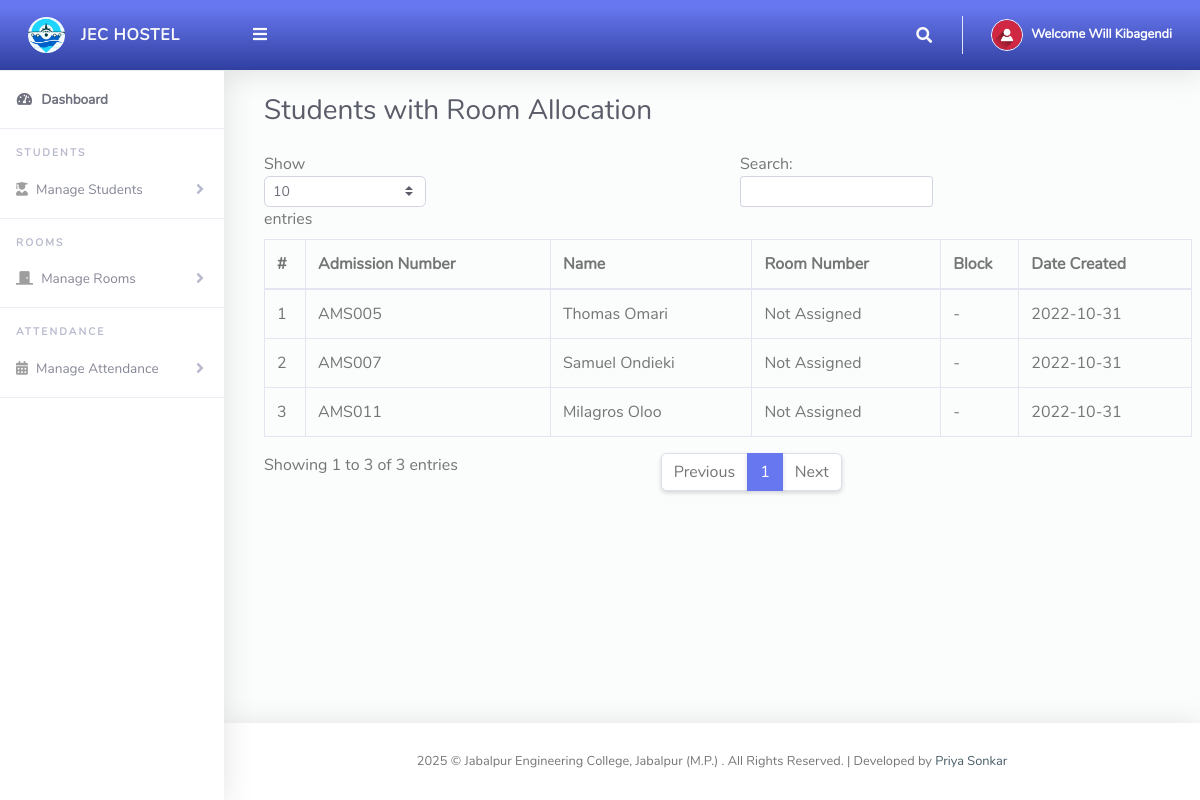
/ClassTeacher/studentsWithRooms.php (signed in), run on the app's committed database.
### tables this page shows
CREATE TABLE `tblclassteacher` (
  `Id` int(10) NOT NULL,
  `firstName` varchar(255) NOT NULL,
  `lastName` varchar(255) NOT NULL,
  `emailAddress` varchar(255) NOT NULL,
  `password` varchar(255) NOT NULL,
  `phoneNo` varchar(50) NOT NULL,
  `classId` varchar(10) NOT NULL,
  `classArmId` varchar(10) NOT NULL,
  `dateCreated` varchar(50) NOT NULL
);

CREATE TABLE `tblstudents` (
  `Id` int(10) NOT NULL,
  `firstName` varchar(255) NOT NULL,
  `lastName` varchar(255) NOT NULL,
   
  `admissionNumber` varchar(255) NOT NULL,
  `password` varchar(50) NOT NULL,
  `classId` varchar(10) NOT NULL,
  `classArmId` varchar(10) NOT NULL,
  `dateCreated` varchar(50) NOT NULL
);

### ClassTeacher/studentsWithRooms.php (the view, shortened to what this page needs)
<?php
include '../Includes/dbcon.php';
$query = "SELECT classId, classArmId FROM tblclassteacher WHERE Id = '$_SESSION[userId]'";
$result = $conn->query($query);
$classData = $result->fetch_assoc();
$classId = $classData['classId'];
$classArmId = $classData['classArmId'];
?>
<!DOCTYPE html>
<html lang="en">
<head>
  <link href="../vendor/bootstrap/css/bootstrap.min.css" rel="stylesheet" type="text/css">
  <link href="../vendor/fontawesome-free/css/all.min.css" rel="stylesheet" type="text/css">
  <link href="css/ruang-admin.min.css" rel="stylesheet">
</head>
<body id="page-top">
<div id="wrapper">
  <?php include "Includes/sidebar.php";?>
  <div id="content-wrapper" class="d-flex flex-column">
    <div id="content">
      <?php include "Includes/topbar.php";?>
      <div class="container-fluid ml-3 mr-3">
        <div class="d-sm-flex align-items-center justify-content-between mb-4">
          <h1 class="h3 mb-0 text-gray-800">Students with Room Allocation</h1>
        </div>
        <table class="table table-bordered" id="dataTable">
          <thead>
            <tr>
              <th>#</th>
              <th>Admission Number</th>
              <th>Name</th>
              <th>Room Number</th>
              <th>Block</th>
              <th>Date Created</th>
            </tr>
          </thead>
          <tbody>
          <?php
          $query = "
          SELECT s.admissionNumber, CONCAT(s.firstName,' ',s.lastName) AS fullName, r.roomNumber, r.block, s.dateCreated
          FROM tblstudents s
          LEFT JOIN tblrooms r ON s.roomId = r.Id
          WHERE s.classId='$classId' AND s.classArmId='$classArmId'
          ORDER BY s.dateCreated DESC";
          $result = $conn->query($query);
          $sn = 1;
          while ($row = $result->fetch_assoc()) {
            echo "<tr>
              <td>{$sn}</td>
              <td>{$row['admissionNumber']}</td>
              <td>{$row['fullName']}</td>
              <td>".($row['roomNumber'] ?? 'Not Assigned')."</td>
              <td>".($row['block'] ?? '-')."</td>
              <td>{$row['dateCreated']}</td>
            </tr>";
            $sn++;
          }
          ?>
          </tbody>
        </table>
      </div>
    </div>
    <?php include "Includes/footer.php";?>
  </div>
</div>
</body>
</html>

### ClassTeacher/Includes/topbar.php (shortened to what this page needs)
<?php
  $query = "SELECT * FROM tblclassteacher WHERE Id = ".$_SESSION['userId']."";
  $rs = $conn->query($query);
  $rows = $rs->fetch_assoc();
  $fullName = $rows['firstName']." ".$rows['lastName'];;
?>
<nav class="navbar navbar-expand navbar-light bg-gradient-primary topbar mb-4 static-top">
          <button id="sidebarToggleTop" class="btn btn-link rounded-circle mr-3">
            <i class="fa fa-bars"></i>
          </button>
          <ul class="navbar-nav ml-auto">
            <li class="nav-item dropdown no-arrow">
              <a class="nav-link dropdown-toggle" href="#" id="searchDropdown" role="button" data-toggle="dropdown"
                aria-haspopup="true" aria-expanded="false">
                <i class="fas fa-search fa-fw"></i>
              </a>
            </li>
            <li class="nav-item dropdown no-arrow">
              <a class="nav-link dropdown-toggle" href="#" id="userDropdown" role="button" data-toggle="dropdown"
                aria-haspopup="true" aria-expanded="false">
                <img class="img-profile rounded-circle" src="img/user-icn.png" style="max-width: 60px">
                <span class="ml-2 d-none d-lg-inline text-white small"><b>Welcome <?php echo $fullName;?></b></span>
              </a>
            </li>
          </ul>
        </nav>

### data on the page
tblclassteacher: fullName "Will Kibagendi"
tblstudents: admissionNumber "AMS005", fullName "Thomas Omari", roomNumber "Not Assigned", block "-", dateCreated "2022-10-31"
tblstudents: admissionNumber "AMS007", fullName "Samuel Ondieki", roomNumber "Not Assigned", block "-", dateCreated "2022-10-31"
tblstudents: admissionNumber "AMS011", fullName "Milagros Oloo", roomNumber "Not Assigned", block "-", dateCreated "2022-10-31"
